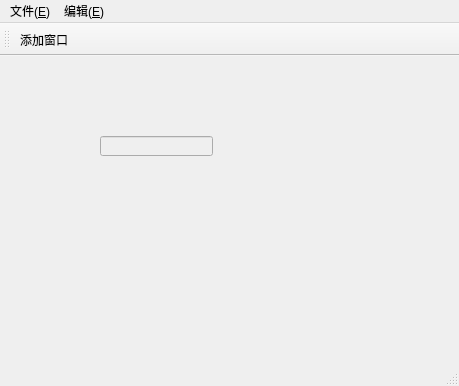
<?xml version="1.0" encoding="UTF-8"?>
<ui version="4.0">
 <class>MainWindow</class>
 <widget class="QMainWindow" name="MainWindow">
  <property name="geometry">
   <rect>
    <x>0</x>
    <y>0</y>
    <width>459</width>
    <height>386</height>
   </rect>
  </property>
  <property name="windowTitle">
   <string>MainWindow</string>
  </property>
  <widget class="QWidget" name="centralwidget">
   <widget class="QLineEdit" name="lineEdit">
    <property name="enabled">
     <bool>false</bool>
    </property>
    <property name="geometry">
     <rect>
      <x>100</x>
      <y>80</y>
      <width>113</width>
      <height>20</height>
     </rect>
    </property>
   </widget>
  </widget>
  <widget class="QMenuBar" name="menubar">
   <property name="geometry">
    <rect>
     <x>0</x>
     <y>0</y>
     <width>459</width>
     <height>23</height>
    </rect>
   </property>
   <widget class="QMenu" name="menu">
    <property name="title">
     <string>文件(&amp;E)</string>
    </property>
    <addaction name="fileOpenAction"/>
    <addaction name="fileNewAction"/>
    <addaction name="fileCloseAction"/>
   </widget>
   <widget class="QMenu" name="menu_E">
    <property name="title">
     <string>编辑(&amp;E)</string>
    </property>
   </widget>
   <addaction name="menu"/>
   <addaction name="menu_E"/>
  </widget>
  <widget class="QStatusBar" name="statusbar"/>
  <widget class="QToolBar" name="toolBar">
   <property name="windowTitle">
    <string>toolBar</string>
   </property>
   <attribute name="toolBarArea">
    <enum>TopToolBarArea</enum>
   </attribute>
   <attribute name="toolBarBreak">
    <bool>true</bool>
   </attribute>
   <addaction name="addWinAction"/>
  </widget>
  <action name="fileOpenAction">
   <property name="text">
    <string>打开</string>
   </property>
   <property name="shortcut">
    <string>Alt+O</string>
   </property>
  </action>
  <action name="fileNewAction">
   <property name="text">
    <string>新建</string>
   </property>
   <property name="shortcut">
    <string>Alt+N</string>
   </property>
  </action>
  <action name="fileCloseAction">
   <property name="text">
    <string>关闭</string>
   </property>
   <property name="shortcut">
    <string>Alt+C</string>
   </property>
  </action>
  <action name="addWinAction">
   <property name="text">
    <string>添加窗口</string>
   </property>
   <property name="toolTip">
    <string>添加窗口</string>
   </property>
  </action>
 </widget>
 <resources/>
 <connections/>
</ui>
